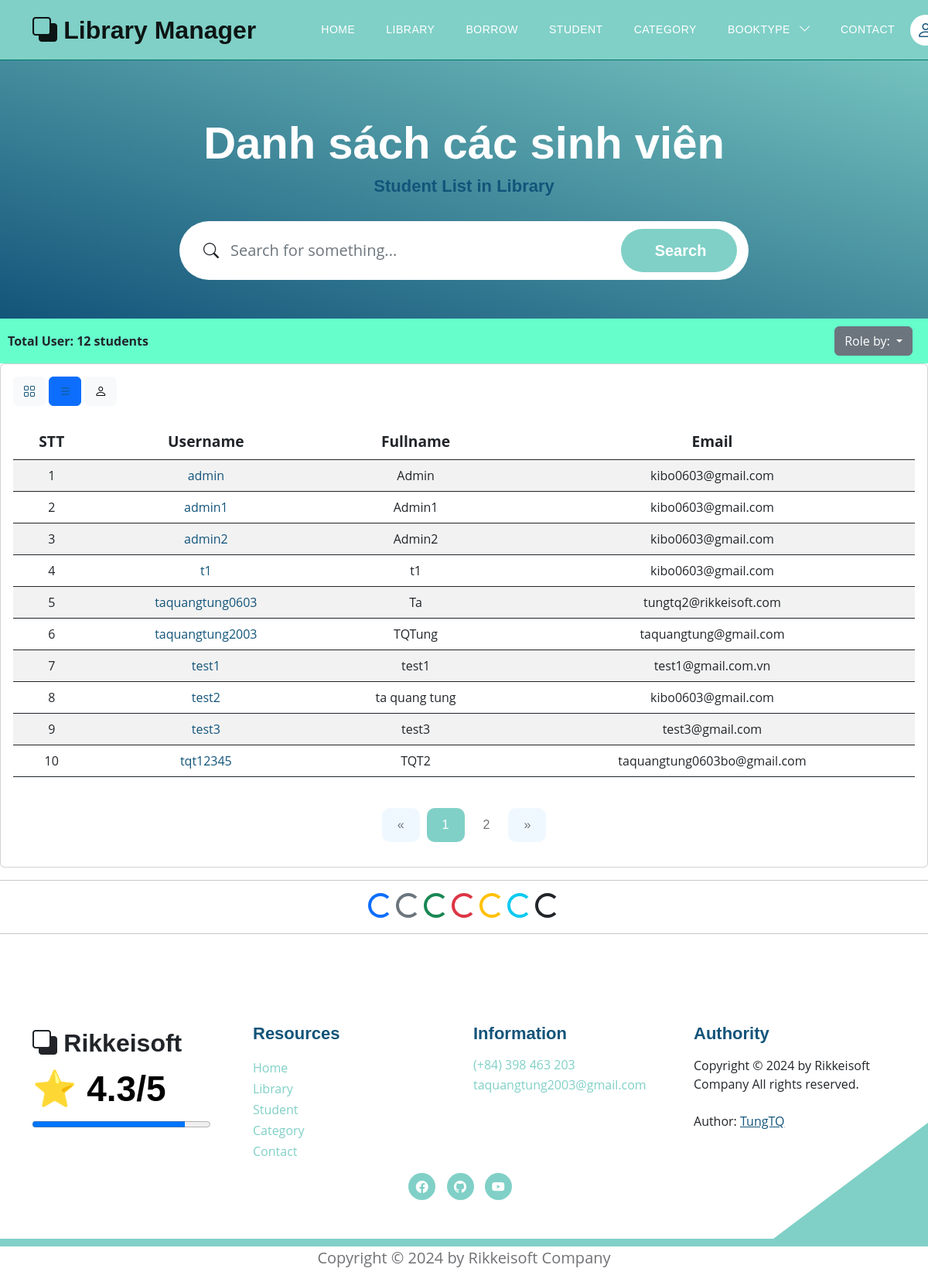
Screenshot of /users?view=1 with the database file from the repository.
### models.py (models this page shows)
class User(Base):
    __tablename__ = 'users'
    username = Column(String(30), primary_key=True, unique=True, index=True)
    fullname = Column(String(100), index=True)
    email = Column(String(100), index=True)
    password = Column(String(100), index=True)
    role = Column(Integer, index=True)
    delete_flag = Column(Integer, index=True)
    avatar = Column(String(500), index=True, nullable=True)     # Trường thông tin avatar
    books = relationship("Book", back_populates="user")
    comments = relationship("CommentBook", back_populates="usercomment")
    join_requests = relationship('JoinAdmin', back_populates='user')

### routers/student.py (the view)
@router.get('/users', response_class=HTMLResponse)
async def get_all_users(request: Request, view: int, page: int = Query(1, gt=0), page_size: int = Query(8, gt=0), page_size2: int = Query(10, gt=0), db: Session = Depends(models.get_db)):
    mean_star = function.get_mean_star(db)
    all_category2 = db.query(models.Category).filter(models.Category.delete_flag != 1).all()
    if view == 0:
        offset = (page - 1) * page_size
        all_users = db.query(models.User).filter(models.User.delete_flag == 0).order_by(models.User.username).offset(offset).limit(page_size).all()
        total_users = db.query(models.User).filter(models.User.delete_flag == 0).count()
        total_pages = (total_users + page_size - 1) // page_size    # Tinh tổng số trang sẽ có
        return templates.TemplateResponse("students/student_list.html", {
            "request": request,
            "all_users": all_users,
            "mean_star": mean_star,
            "page": page,
            "total_users": total_users,
            "total_pages": total_pages,
            "all_category2": all_category2})
    else:
        offset = (page - 1) * page_size2
        all_users = db.query(models.User).filter(models.User.delete_flag == 0).order_by(models.User.username).offset(offset).limit(page_size2).all()
        total_users = db.query(models.User).filter(models.User.delete_flag == 0).count()
        total_pages = (total_users + page_size2 - 1) // page_size2    # Tinh tổng số trang sẽ có
        return templates.TemplateResponse("students/student_doc.html", {
            "request": request,
            "all_users": all_users,
            "mean_star": mean_star,
            "page": page,
            "total_users": total_users,
            "total_pages": total_pages,
            "all_category2": all_category2})

### templates/students/student_doc.html (shortened to what this page needs)
{% extends "base.html" %}
{% block content %}
<section class="hero-section d-flex justify-content-center align-items-center" id="section_1"
    style="padding-bottom: 50px;">
    <div class="container">
        <div class="row">
            <div class="col-lg-8 col-12 mx-auto">
                <h1 class="text-white text-center"> Danh sách các sinh viên </h1>
                <h6 class="text-center"> Student List in Library </h6>
                <form action="/users/search_students?view=1" method="get" class="custom-form mt-4 pt-2 mb-lg-0 mb-5"
                    role="search">
                    <div class="input-group input-group-lg">
                        <span class="input-group-text bi-search" id="basic-addon1">
                        </span>
                        <input name="searching" type="search" class="form-control" id="searching"
                            placeholder="Search for something..." aria-label="Search">
                        <button type="submit" class="form-control">Search</button>
                    </div>
                </form>
            </div>
        </div>
    </div>
</section>
<div style="display: flex; justify-content: space-between; align-items: center; background-color: #66FFCC; padding: 10px;">
    <div class="col-md-6">
        <div class="dataTables_length" id="DataTables_Table_0_length">
            <label><b>Total User: {{total_users}} students</b></label>
        </div>
    </div>
    <div class="dropdown" style="padding-right: 10px;">
        <button class="btn btn-secondary dropdown-toggle" type="button" data-bs-toggle="dropdown" aria-expanded="false">
            Role by:
        </button>
    </div>
</div>
<div class="card card-table comman-shadow">
    <div class="card-body">
        <div class="table-responsive">
            <div id="DataTables_Table_0_wrapper" class="dataTables_wrapper no-footer">
                <div class="row">
                    <div class="button-container">
                        <button class="btn btn-light button">
                            <a href="/users?view=0">
                                <i class="bi bi-grid"></i>
                            </a>
                        </button>
                        <button class="btn btn-primary button">
                            <a href="/users?view=1">
                                <i class="bi bi-list"></i>
                            </a>
                        </button>
                        <button class="btn btn-light button">
                            <a href="/authority/requirements" style="color: inherit; text-decoration: none;">
                                <i class="bi bi-person"></i>
                            </a>
                        </button>
                    </div>
                </div>
                <br>
                <table
                    class="table border-0 star-student table-hover table-center mb-0 datatable table-striped dataTable no-footer"
                    id="DataTables_Table_0" aria-describedby="DataTables_Table_0_info">
                    <thead class="student-thread">
                        <tr style="text-align: center; font-size:larger;">
                            <th rowspan="1" colspan="1"
                                aria-label="ID: activate to sort column ascending">STT</th>
                            <th rowspan="1" colspan="1"
                                aria-label="Username: activate to sort column ascending">Username</th>
                            <th rowspan="1" colspan="1"
                                aria-label="Fullname: activate to sort column ascending">Fullname</th>
                            <th rowspan="1" colspan="1"
                                aria-label="Email: activate to sort column ascending">Email</th>
                        </tr>
                    </thead>
                    <tbody>
                        <form action="">
                        {% set start_index = (page - 1) * 10 %}
                        {% for student in all_users %}
                            <tr class="{% if loop.index is even %} even {% else %}odd{% endif %}">
                                <td style="text-align: center;">{{start_index + loop.index}}</td>
                                <td style="text-align: center;"> <a href="users/detail_student?username_choice={{student.username}}">{{ student.username }}</a></td>
                                <td style="text-align: center;">{{ student.fullname }}</td>
                                <td style="text-align: center;">{{ student.email }}</td>
                            </tr>
                        {% endfor %}
                        </form>
                    </tbody>
                </table>
                <div style="text-align: center;">
                    <nav aria-label="Page navigation example" style="display: inline-block;">
                        <ul class="pagination">
                            <li class="page-item {% if page == 1 %}disabled{% endif %}">
                                <a class="page-link" href="/users?view=1&page={{ page - 1 }}" aria-label="Previous">
                                    <span aria-hidden="true">&laquo;</span>
                                </a>
                            </li>
                            {% for num in range(1, total_pages + 1) %}
                            <li class="page-item {% if num == page %}active{% endif %}">
                                <a class="page-link" href="/users?view=1&page={{ num }}">{{ num }}</a>
                            </li>
                            {% endfor %}
                            <li class="page-item {% if page == total_pages %}disabled{% endif %}">
                                <a class="page-link" href="/users?view=1&page={{ page + 1 }}" aria-label="Next">
                                    <span aria-hidden="true">&raquo;</span>
                                </a>
                            </li>
                        </ul>
                    </nav>
                </div>
            </div>
        </div>
    </div>
</div>
<hr>
<div style="text-align: center;">
    <div class="spinner-border text-primary" role="status">
    </div>
    <div class="spinner-border text-secondary" role="status">
    </div>
    <div class="spinner-border text-success" role="status">
    </div>
    <div class="spinner-border text-danger" role="status">
    </div>
    <div class="spinner-border text-warning" role="status">
    </div>
    <div class="spinner-border text-info" role="status">
    </div>
    <div class="spinner-border text-dark" role="status">
    </div>
</div>
<hr>
{% endblock content %}

### static/css/templatemo-topic-listing.css (style rules this page uses)
:root { --white-color: #ffffff; --primary-color: #13547a; --secondary-color: #80d0c7; --section-bg-color: #f0f8ff; --custom-btn-bg-color: #80d0c7; --custom-btn-bg-hover-color: #13547a; --dark-color: #000000; --p-color: #717275; --border-color: #7fffd4; --link-hover-color: #13547a; --body-font-family: 'Open Sans', sans-serif; --title-font-family: 'Montserrat', sans-serif; --h1-font-size: 58px; --h2-font-size: 46px; --h3-font-size: 32px; --h4-font-size: 28px; --h5-font-size: 24px; --h6-font-size: 22px; --p-font-size: 20px; --menu-font-size: 14px; --btn-font-size: 18px; --copyright-font-size: 16px; --border-radius-large: 100px; --border-radius-medium: 20px; --border-radius-small: 10px; --font-weight-normal: 400; --font-weight-medium: 500; --font-weight-semibold: 600; --font-weight-bold: 700; }
body { background-color: var(--white-color); font-family: var(--body-font-family); }
h2, h3, h4, h5, h6 { color: var(--dark-color); }
h1, h2, h3, h4, h5, h6 { font-family: var(--title-font-family); font-weight: var(--font-weight-semibold); }
h1 { font-size: var(--h1-font-size); font-weight: var(--font-weight-bold); }
h6 { color: var(--primary-color); font-size: var(--h6-font-size); }
ul li { color: var(--p-color); font-size: var(--p-font-size); font-weight: var(--font-weight-normal); }
a, button { touch-action: manipulation; transition: all 0.3s; }
a { display: inline-block; color: var(--primary-color); text-decoration: none; }
b, strong { font-weight: var(--font-weight-bold); }
.hero-section { background-image: linear-gradient(15deg, #13547a 0%, #80d0c7 100%); position: relative; overflow: hidden; padding-top: 150px; padding-bottom: 150px; }
.hero-section .input-group { background-color: var(--white-color); border-radius: var(--border-radius-large); padding: 10px 15px; }
.hero-section .input-group-text { background-color: transparent; border: 0; }
.hero-section input[type="search"] { border: 0; box-shadow: none; margin-bottom: 0; padding-left: 0; }
.hero-section button[type="submit"] { background-color: var(--primary-color); border: 0; border-radius: var(--border-radius-large) !important; color: var(--white-color); max-width: 150px; }
.pagination { margin-top: 40px; }
.page-link { border: 0; border-radius: var(--border-radius-small); color: var(--p-color); font-family: var(--title-font-family); margin: 0 5px; padding: 10px 20px; }
.page-item:first-child .page-link { margin-right: 10px; }
.page-item:first-child .page-link, .page-item:last-child .page-link { background-color: var(--section-bg-color); border-radius: var(--border-radius-small); }
.active>.page-link, .page-link.active { background-color: var(--secondary-color); border-color: var(--secondary-color); }
.custom-form .form-control { border-radius: var(--border-radius-large); color: var(--p-color); margin-bottom: 24px; padding-top: 13px; padding-bottom: 13px; padding-left: 20px; outline: none; }
.custom-form button[type="submit"] { background: var(--custom-btn-bg-color); border: none; border-radius: var(--border-radius-large); color: var(--white-color); font-family: var(--title-font-family); font-size: var(--p-font-size); font-weight: var(--font-weight-semibold); transition: all 0.3s; margin-bottom: 0; }

### rows the page displays
User: index "1", username "admin", fullname "Admin", email "kibo0603@gmail.com"
User: index "2", username "admin1", fullname "Admin1", email "kibo0603@gmail.com"
User: index "3", username "admin2", fullname "Admin2", email "kibo0603@gmail.com"
User: index "4", username "t1", fullname "t1", email "kibo0603@gmail.com"
User: index "5", username "taquangtung0603", fullname "Ta", email "tungtq2@rikkeisoft.com"
User: index "6", username "taquangtung2003", fullname "TQTung", email "taquangtung@gmail.com"
User: index "7", username "test1", fullname "test1", email "test1@gmail.com.vn"
User: index "8", username "test2", fullname "ta quang tung", email "kibo0603@gmail.com"
User: index "9", username "test3", fullname "test3", email "test3@gmail.com"
User: index "10", username "tqt12345", fullname "TQT2", email "taquangtung0603bo@gmail.com"

### other values shown
{{ total_users }} "12"
{{ num }} "1" "2"
{{ mean_star }} "4.3"
